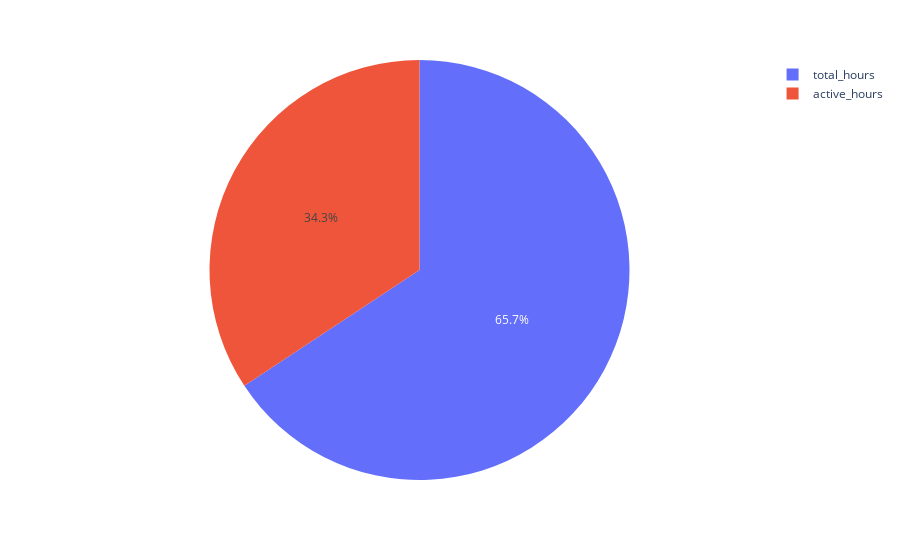
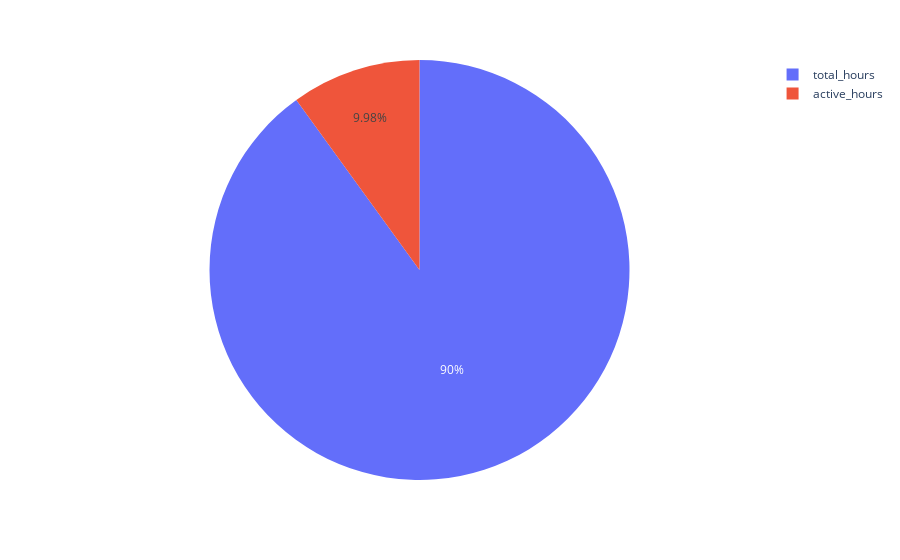

The notebook cell saved with these charts, in order:
### Markdown cell above
7.	For each site, fraction of total time when the ANPR camera system appeared to be offline.

### Code cell
total_time_sec = pd.Timedelta(group.occurred_date.iloc[-1] - group.occurred_date.iloc[0]).total_seconds() 
total_time_hrs = total_time_sec/3600
print('Total time:', total_time_hrs)

fraction = time_offline/total_time_hrs

### Figure 1 — Plotly figure (JSON) as saved in the notebook; plotly's stock layout.template omitted (floating-point values rounded to 4 significant figures)
{"data": [{"domain": {"x": [0, 1], "y": [0, 1]}, "hovertemplate": "index=%{label}<br>94=%{value}<extra></extra>", "labels": ["total_hours", "active_hours"], "legendgroup": "", "name": "", "showlegend": true, "type": "pie", "values": [6294.0, 3286.0]}], "layout": {"legend": {"tracegroupgap": 0}, "margin": {"t": 60}}}

### Figure 2 — Plotly figure (JSON) as saved in the notebook; plotly's stock layout.template omitted (floating-point values rounded to 4 significant figures)
{"data": [{"domain": {"x": [0, 1], "y": [0, 1]}, "hovertemplate": "index=%{label}<br>95=%{value}<extra></extra>", "labels": ["total_hours", "active_hours"], "legendgroup": "", "name": "", "showlegend": true, "type": "pie", "values": [6294.0, 697.5]}], "layout": {"legend": {"tracegroupgap": 0}, "margin": {"t": 60}}}
